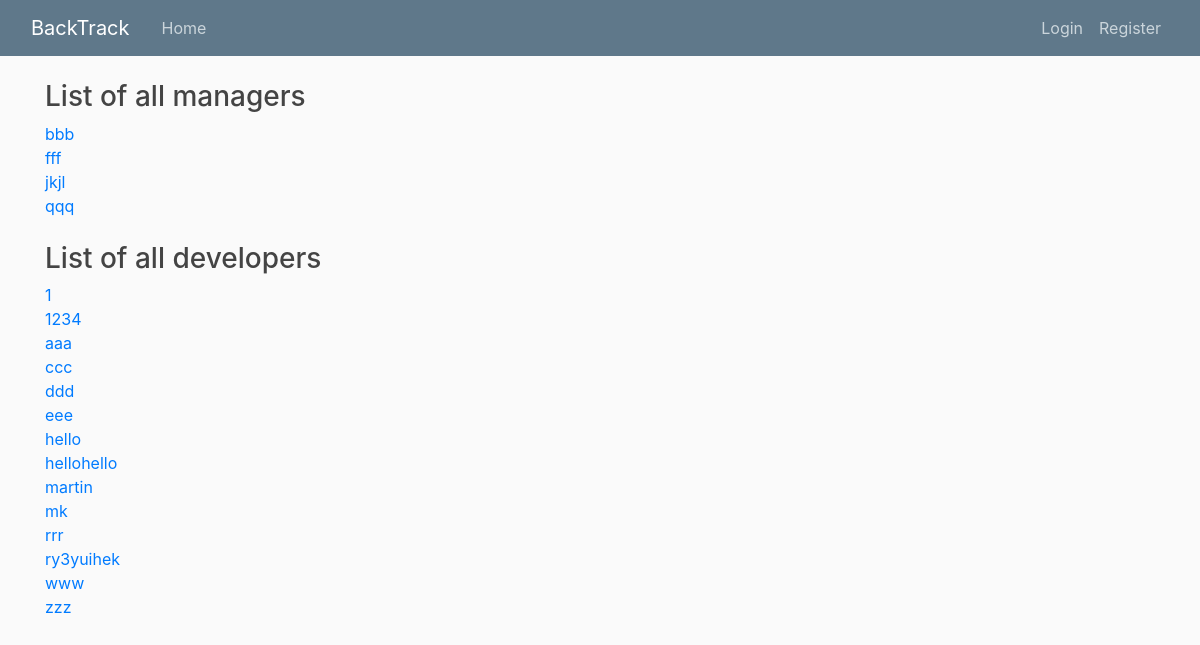
The app's page /list/, older data.
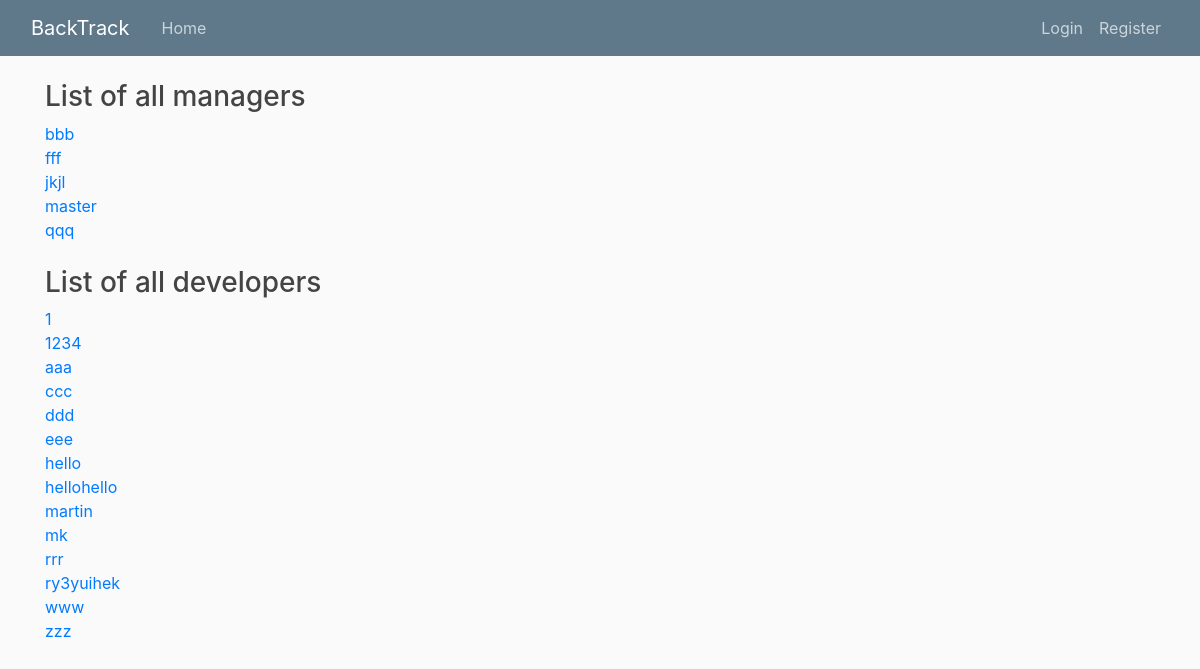
The same page, newer data.
### users/models.py (models this page shows, shortened)
class User(AbstractBaseUser):
	email				=	models.EmailField(verbose_name="email",max_length=60, unique=True)
	position			=	models.CharField(
								max_length=32,
							)
	first_name			=	models.CharField(max_length=30, unique=False, default=False)
	last_name			= 	models.CharField(max_length=20, unique=False, default = False)
	username			=	models.CharField(max_length=10,unique=True)
	date_joined			=	models.DateTimeField(verbose_name='date joined', auto_now_add = True)
	last_login			=	models.DateTimeField(verbose_name='last login', auto_now=True)
	is_admin			=	models.BooleanField(default=False)
	is_active			=	models.BooleanField(default=True)
	is_staff			=	models.BooleanField(default=False)
	is_superuser		=	models.BooleanField(default=False)
	project				= 	models.ManyToManyField(Project)
	USERNAME_FIELD	=	'email'
	REQUIRED_FIELDS	=	['username',]
	objects = MyAccountManager()

### users/views.py (the view)
# urls.py: path('list/',user_views.user_list,name='user_list'),
def user_list(request):
	all_users = User.objects.order_by('username')
	context ={'users':all_users}
	return render(request, 'users/list.html', context)

### users/templates/users/list.html
{% extends "base_noSidebar.html" %}
{% block content %}
	<h3>List of all managers</h3>
	{%for user in users%}
		{%if user.position == '2'%}
		<a href="#">{{user.username}}</a>
		<br>
		{%endif%}
	{%endfor%}
	<br>
	<h3>List of all developers</h3>
	{%for user in users%}
		{%if user.position == '3' or user.position == '1'%}
		<a href="#">{{user.username}}</a>
		<br>
		{%endif%}
	{%endfor%}
{% endblock content %}

### templates/base_noSidebar.html (shortened to what this page needs)
{% load static %}
<!DOCTYPE html>
<html>
<head>
	<link rel="stylesheet" href="https://stackpath.bootstrapcdn.com/bootstrap/4.3.1/css/bootstrap.min.css">
    <link rel="stylesheet" type="text/css" href="{% static 'PBI/main.css' %}">
</head>
<body>
	<header class="site-header">
	  <nav class="navbar navbar-expand-md navbar-dark bg-steel fixed-top">
	    <div class="container-fluid">
	      <a class="navbar-brand mr-4" href="{% url 'project-home'%}">BackTrack</a>
	      <div class="collapse navbar-collapse" id="navbarToggle">
	        <div class="navbar-nav mr-auto">
	          <a class="nav-item nav-link" href="{% url 'project-home'%}">Home</a>
	        </div>
	        <div class="navbar-nav">
	           {% if user.is_authenticated%}
					<a class="nav-item nav-link" href="{% url 'profile'%}">Profile</a>
	          		<a class="nav-item nav-link" href="{% url 'logout'%}">Logout</a>
	          {% else %}
	          		<a class="nav-item nav-link" href="{% url 'login'%}">Login</a>
	          		<a class="nav-item nav-link" href="{% url 'register'%}">Register</a>
	          {% endif %}
	        </div>
	      </div>
	    </div>
	  </nav>
	</header>
	<main role="main" class="container">
	  <div class="row">
	    <div class="col-md-12">
	      {% block content %}{% endblock %}
	    </div>
	  </div>
	</main>
</body>
</html>

### productBacklog/static/PBI/main.css (style rules this page uses)
body { background: #fafafa; color: #333333; margin-top: 5rem; }
h1, h2, h3, h4, h5, h6 { color: #444444; }
.bg-steel { background-color: #5f788a; }
.site-header .navbar-nav .nav-link { color: #cbd5db; }

Row changes from the older to the newer data that the page shows:
added User: username "master", shown under "List of all managers"
